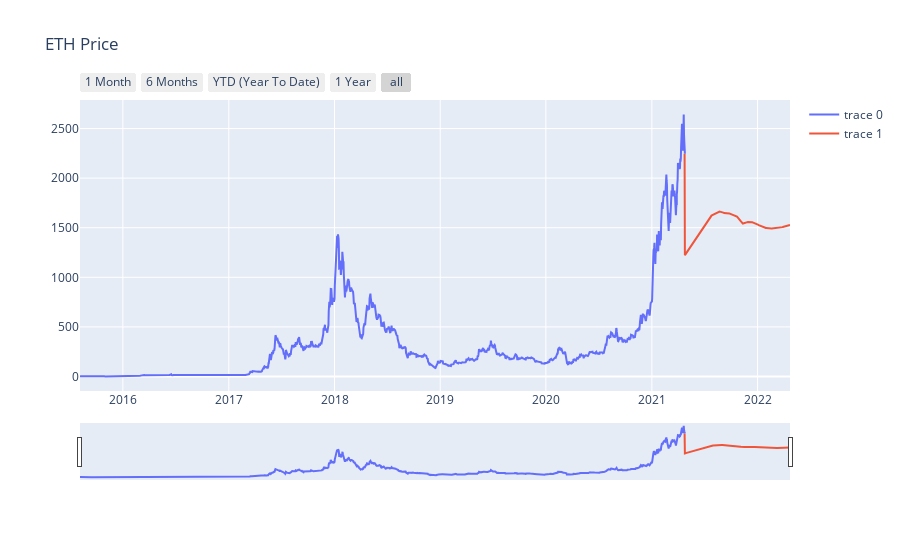

The notebook cell saved with this chart:
### Markdown cell above
## Ethereum (ETH)

### Code cell
# Ethereum
fig = go.Figure()

# Actual Price
fig.add_trace(
    go.Scatter(x=list(ETH.Date), y=list(ETH.High)))

# Predicted Price
fig.add_trace(
    go.Scatter(x=list(forecast_ETH.Date), y=list(forecast_ETH.Forecast)))

# Title
fig.update_layout(
    title_text="ETH Price"
)

# Time Filter
fig.update_layout(
    xaxis=dict(
        rangeselector=dict(
            buttons=list([
                dict(count=1,
                     label="1 Month",
                     step="month",
                     stepmode="backward"),
                dict(count=6,
                     label="6 Months",
                     step="month",
                     stepmode="backward"),
                dict(count=1,
                     label="YTD (Year To Date)",
                     step="year",
                     stepmode="todate"),
                dict(count=1,
                     label="1 Year",
                     step="year",
                     stepmode="backward"),
                dict(step="all")
            ])
        ),
        rangeslider=dict(
            visible=True
        ),
        type="date"
    )
)

fig.show()

### Figure 1 — Plotly figure (JSON) as saved in the notebook; plotly's stock layout.template omitted (floating-point values rounded to 4 significant figures; data arrays with more than 128 entries replaced by an {"elided": "..."} marker saying what was removed)
{"data": [{"type": "scatter", "x": {"elided": "2085 str values"}, "y": {"elided": "2085 float values"}}, {"type": "scatter", "x": {"elided": "365 str values"}, "y": {"elided": "365 float values"}}], "layout": {"title": {"text": "ETH Price"}, "xaxis": {"rangeselector": {"buttons": [{"count": 1, "label": "1 Month", "step": "month", "stepmode": "backward"}, {"count": 6, "label": "6 Months", "step": "month", "stepmode": "backward"}, {"count": 1, "label": "YTD (Year To Date)", "step": "year", "stepmode": "todate"}, {"count": 1, "label": "1 Year", "step": "year", "stepmode": "backward"}, {"step": "all"}]}, "rangeslider": {"visible": true}, "type": "date"}}}
